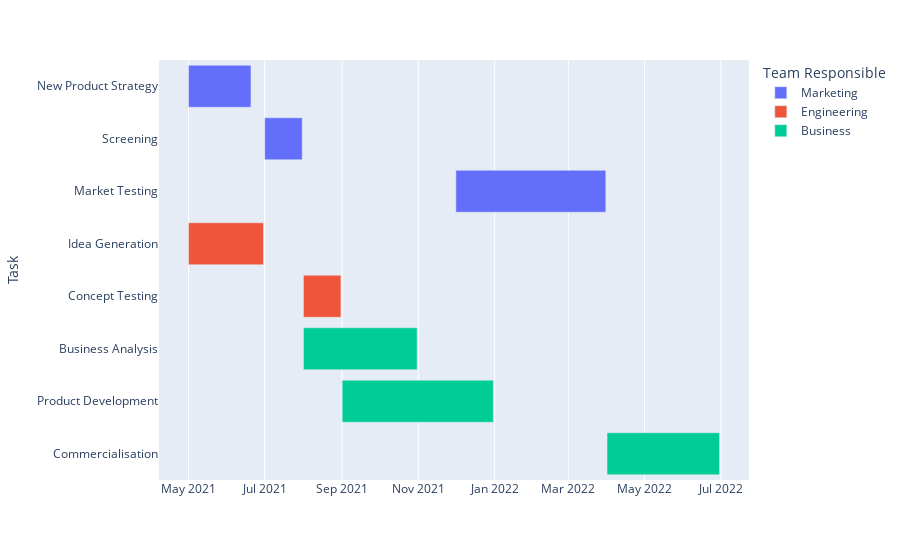

Source (notebook cell):
### Code cell
fig = px.timeline(data_frame=projects_timeline,
                  x_start="Start",
                  x_end="Finish",
                  y="Task",
                  color="Team Responsible")
fig.update_yaxes(autorange="reversed")
fig.show()

### Figure 1 — Plotly figure (JSON) as saved in the notebook; plotly's stock layout.template omitted (floating-point values rounded to 4 significant figures)
{"data": [{"alignmentgroup": "True", "base": ["2021-05-01T00:00:00", "2021-07-01T00:00:00", "2021-12-01T00:00:00"], "hovertemplate": "Team Responsible=Marketing<br>Start=%{base}<br>Finish=%{x}<br>Task=%{y}<extra></extra>", "legendgroup": "Marketing", "marker": {"color": "#636efa"}, "name": "Marketing", "offsetgroup": "Marketing", "orientation": "h", "showlegend": true, "textposition": "auto", "type": "bar", "x": [4320000000, 2592000000, 10368000000], "xaxis": "x", "y": ["New Product Strategy", "Screening", "Market Testing"], "yaxis": "y"}, {"alignmentgroup": "True", "base": ["2021-05-01T00:00:00", "2021-08-01T00:00:00"], "hovertemplate": "Team Responsible=Engineering<br>Start=%{base}<br>Finish=%{x}<br>Task=%{y}<extra></extra>", "legendgroup": "Engineering", "marker": {"color": "#EF553B"}, "name": "Engineering", "offsetgroup": "Engineering", "orientation": "h", "showlegend": true, "textposition": "auto", "type": "bar", "x": [5184000000, 2592000000], "xaxis": "x", "y": ["Idea Generation", "Concept Testing"], "yaxis": "y"}, {"alignmentgroup": "True", "base": ["2021-08-01T00:00:00", "2021-09-01T00:00:00", "2022-04-01T00:00:00"], "hovertemplate": "Team Responsible=Business<br>Start=%{base}<br>Finish=%{x}<br>Task=%{y}<extra></extra>", "legendgroup": "Business", "marker": {"color": "#00cc96"}, "name": "Business", "offsetgroup": "Business", "orientation": "h", "showlegend": true, "textposition": "auto", "type": "bar", "x": [7862400000, 10454400000, 7776000000], "xaxis": "x", "y": ["Business Analysis", "Product Development", "Commercialisation"], "yaxis": "y"}], "layout": {"barmode": "overlay", "legend": {"title": {"text": "Team Responsible"}, "tracegroupgap": 0}, "margin": {"t": 60}, "xaxis": {"anchor": "y", "domain": [0, 1], "type": "date"}, "yaxis": {"anchor": "x", "autorange": "reversed", "domain": [0, 1], "title": {"text": "Task"}}}}
